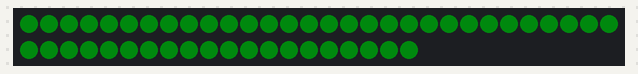
A program run on a simulated CircuitPython board. On the bench: 50 RGB LEDs in strip order, left to right, continuing on the next row. Dim RGB values are drawn brighter than linear.

Above: at 0.2 s.
At 0.8 s:
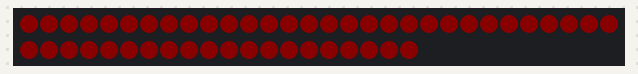

The program:

plasma2040_alternating_blinkies.py
```python
# CircuitPython - see https://learn.pimoroni.com/article/plasma-2040
#
# adapted from examples on that page

import board
import adafruit_fancyled.adafruit_fancyled as fancy
import neopixel
import time

# Set how many LEDs you have
NUM_LEDS = 50

# Pick two hues from the colour wheel (from 0-360°, try
# https://www.cssscript.com/demo/hsv-hsl-color-wheel-picker-reinvented/)
HUE_1 = 0
HUE_2 = 127

# Set up brightness (between 0 and 1)
BRIGHTNESS = 0.2

# Set up speed (wait time between colour changes, in seconds)
SPEED = 0.5

led_strip = neopixel.NeoPixel(board.DATA, NUM_LEDS, brightness=BRIGHTNESS, auto_write=True)

while True:
    for i in range(NUM_LEDS):
        # the if statements below use a modulo operation to identify the even and odd numbered LEDs
        if (i % 2) == 0:
            color = fancy.CHSV(HUE_1 / 360, 1.0, BRIGHTNESS)
            # led_strip.set_led(i, color.pack())
            led_strip.fill(color.pack())
        else:
            color = fancy.CHSV(HUE_2 / 360, 1.0, BRIGHTNESS)
            # led_strip.set_led(i, color.pack())
            led_strip.fill(color.pack())
    time.sleep(SPEED)

    for i in range(NUM_LEDS):
        if (i % 2) == 0:
            color = fancy.CHSV(HUE_2 / 360, 1.0, BRIGHTNESS)
            # led_strip.set_led(i, color.pack())
            led_strip.fill(color.pack())
        else:
            color = fancy.CHSV(HUE_1 / 360, 1.0, BRIGHTNESS)
            # led_strip.set_led(i, color.pack())
            led_strip.fill(color.pack())
    time.sleep(SPEED)
```

Measured:
- what the display in image 1 shows lasts 0.7 s, from 0.7 s to 1.4 s
